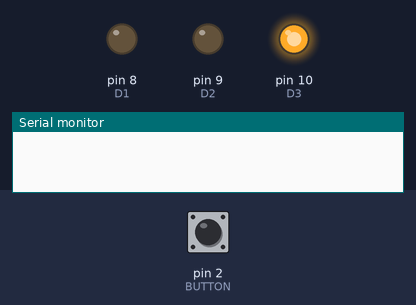
Bench run of a sketch on a simulated Arduino Uno, built with avr-gcc and run on an emulated ATmega328P. Parts: output pins drawn as LEDs (lit = HIGH), the last lines printed to the serial monitor. Dashed ring = blinking. Inputs (shaded band) come from the test bench; at power-on: pin 2 (BUTTON) LOW. Pins used as bus, display or sensor lines are not drawn.

Above: at 1.2 s.
1.3 s: pin 2 (BUTTON) pulled HIGH for 0.15 s
At 1.9 s:
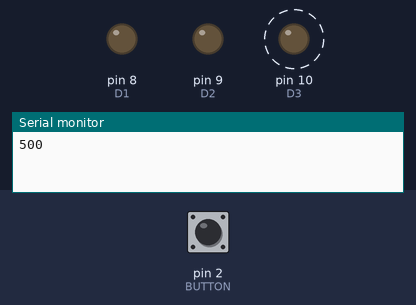
Timing chart, 0 to 10.4 s (numbered marks = the images above; inputs shaded):
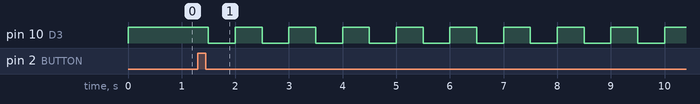

Measured:
- after the input at 1.3 s, pin 10 (D3): alternates HIGH for 0.50 s and LOW for 0.50 s, starting after 0.20 s

The sketch:

epic_robo_curcan1.ino
```cpp
#define D1 8
#define D2 9
#define D3 10
#define D4 11
#define D5 12
#define D6 13
#define BUTTON 2
int ledArray[] = {D1, D2, D3, D4, D5, D6};

// interval at which to blink (in milliseconds)
const int INIT_INTERVAL = 1000;
int blinkInterval = INIT_INTERVAL;

int buttonState = 0;
bool buttonClicked = false;
int numberOfClicks = 0;

// unsigned long for variables that hold time
// the current time since the Arduino started program (in milliseconds)
unsigned long currentTimestampMs = 0;
// tracks the last time the LED was updated
unsigned long lastToggledTimestampMs = 0;
// will toggle between LOW and HIGH
int ledState = LOW;

void setup()
{
  // opens serial port, sets data rate to 9600 bps
  Serial.begin(9600);
  pinMode(BUTTON, INPUT);
  setupOutput();
  digitalWrite(ledArray[2], HIGH);
  digitalWrite(ledArray[4], HIGH);
  digitalWrite(ledArray[5], HIGH);
}

void loop()
{
  // read the state of the pushbutton value
  buttonState = digitalRead(BUTTON);

  if(buttonState == HIGH){
  	buttonClicked = true;
  }

  // if the button is clicked and then released, change frequency
  if(buttonClicked && buttonState == LOW){
    buttonClicked = false;
    numberOfClicks += 1;
    changeFrequency();
    Serial.println(blinkInterval);
  }

  currentTimestampMs = millis();

  // check to see if the time between now and the last time toggled
  // the LED has exceeded blink interval.
  // if exceeded, toggle the LED
  if (currentTimestampMs - lastToggledTimestampMs >= blinkInterval) {
    // toggle the LED
    ledState = ledState == HIGH ? LOW : HIGH;
    // store current time as toggle time
    lastToggledTimestampMs = currentTimestampMs;
    // output the LED state
    digitalWrite(ledArray[2], ledState);
  }

}

void setupOutput()
{
  int sizeLedArray = sizeof(ledArray) / sizeof(ledArray[0]);

  for(int i = 0; i < sizeLedArray; i++) {
      pinMode(ledArray[i], OUTPUT);
  }
}

void changeFrequency()
{
  if(numberOfClicks >= 3){
    numberOfClicks = 0;
    blinkInterval = INIT_INTERVAL;
  } else {
    blinkInterval /= 2;
  }
}
```
